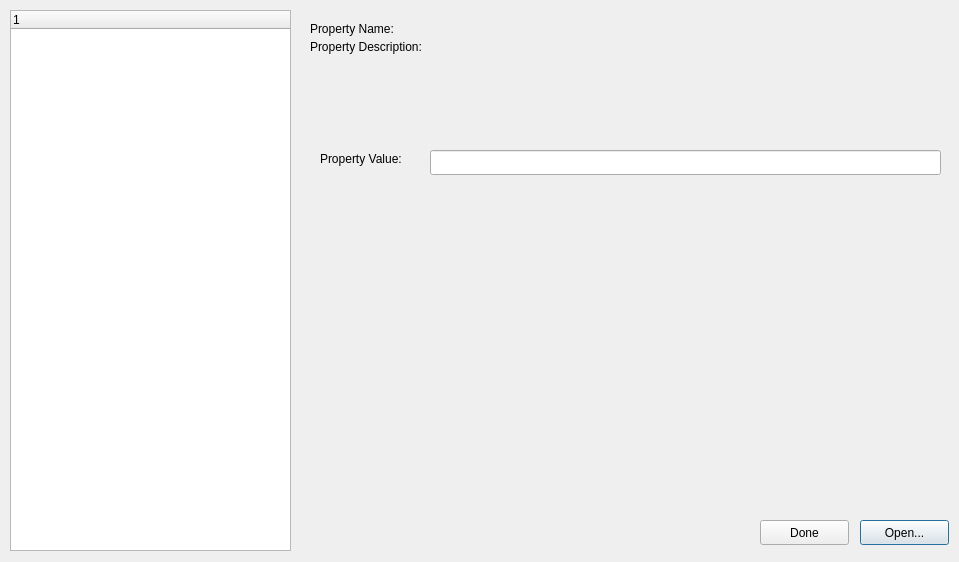
<?xml version="1.0" encoding="UTF-8"?>
<ui version="4.0">
 <class>PTLDialog</class>
 <widget class="QDialog" name="PTLDialog">
  <property name="geometry">
   <rect>
    <x>0</x>
    <y>0</y>
    <width>959</width>
    <height>562</height>
   </rect>
  </property>
  <property name="windowTitle">
   <string>Dialog</string>
  </property>
  <widget class="QTreeWidget" name="dataTree">
   <property name="geometry">
    <rect>
     <x>10</x>
     <y>10</y>
     <width>281</width>
     <height>541</height>
    </rect>
   </property>
   <property name="lineWidth">
    <number>-4</number>
   </property>
   <column>
    <property name="text">
     <string notr="true">1</string>
    </property>
   </column>
  </widget>
  <widget class="QPushButton" name="openFileButton">
   <property name="geometry">
    <rect>
     <x>860</x>
     <y>520</y>
     <width>89</width>
     <height>25</height>
    </rect>
   </property>
   <property name="text">
    <string>Open...</string>
   </property>
  </widget>
  <widget class="QLineEdit" name="valueEditBox">
   <property name="geometry">
    <rect>
     <x>430</x>
     <y>150</y>
     <width>511</width>
     <height>25</height>
    </rect>
   </property>
  </widget>
  <widget class="QLabel" name="propertyNameLabel">
   <property name="geometry">
    <rect>
     <x>310</x>
     <y>20</y>
     <width>631</width>
     <height>17</height>
    </rect>
   </property>
   <property name="text">
    <string>Property Name:</string>
   </property>
  </widget>
  <widget class="QLabel" name="propertyDescriptionLabel">
   <property name="geometry">
    <rect>
     <x>310</x>
     <y>40</y>
     <width>631</width>
     <height>81</height>
    </rect>
   </property>
   <property name="text">
    <string>Property Description:</string>
   </property>
   <property name="alignment">
    <set>Qt::AlignLeading|Qt::AlignLeft|Qt::AlignTop</set>
   </property>
   <property name="wordWrap">
    <bool>true</bool>
   </property>
  </widget>
  <widget class="QLabel" name="propertyNameLabel_2">
   <property name="geometry">
    <rect>
     <x>320</x>
     <y>150</y>
     <width>111</width>
     <height>17</height>
    </rect>
   </property>
   <property name="text">
    <string>Property Value:</string>
   </property>
  </widget>
  <widget class="QPushButton" name="doneButton">
   <property name="geometry">
    <rect>
     <x>760</x>
     <y>520</y>
     <width>89</width>
     <height>25</height>
    </rect>
   </property>
   <property name="text">
    <string>Done</string>
   </property>
  </widget>
 </widget>
 <resources/>
 <connections/>
</ui>
